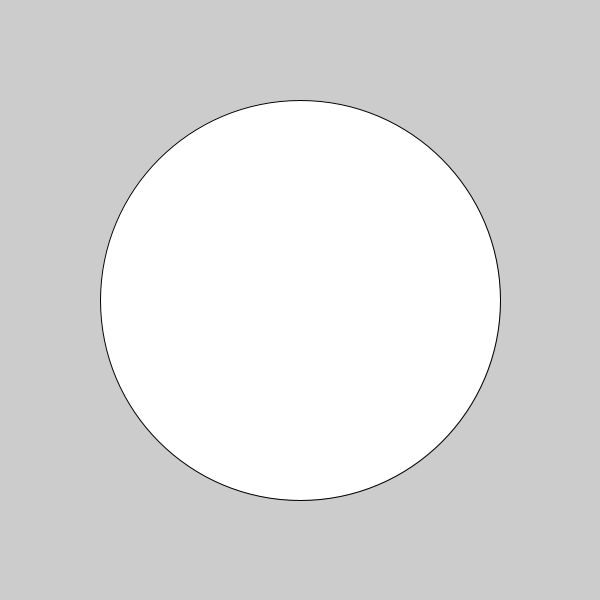
Frame 1 (no input)
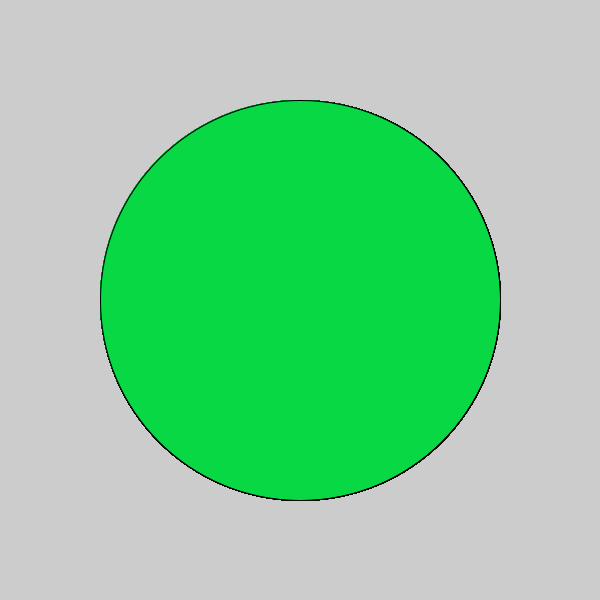
Frame 60 (the mouse pressed at the canvas centre just before this capture)
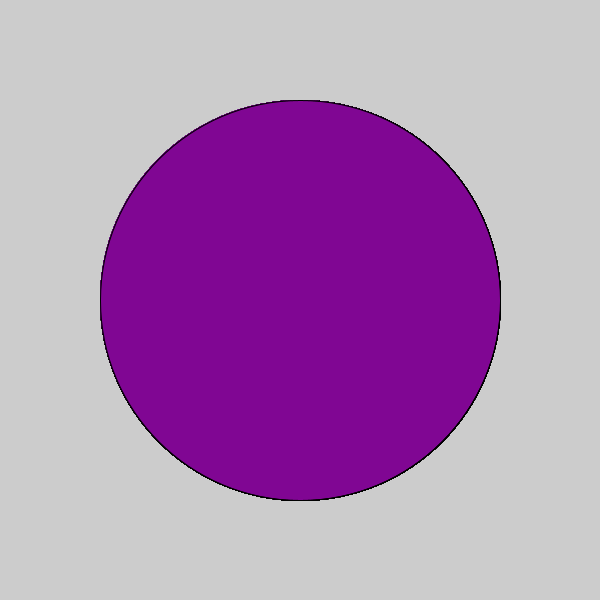
Frame 120 (the mouse held since frame 60 and released just before this capture)

The Processing sketch that drew these frames (run headless with seeded random() and noise(); from frame 60 on, the mouse is pressed at the canvas centre):

// Processing sketch: c_LogicalDot
// ── c_LogicalDot.pde

void setup() {
  
// 1. Set the size of the sketch. Make it 600 pixels square. 
  
size(600,600);
}

void draw() {
  
// 2. Draw an ellipse
// Run the program to make sure it works before moving on.
ellipse(300,300,400,400);

// 3. Change the color of the ellipse when the mouse is pressed.
//    Use the following code, but put your colors where indicated
//    Remember to use the   fill()  command to set colors.

if (mousePressed) {
 
   //  put one color here 
  fill(#800693);
} else {
  
   // put a different color here
  fill(#09D845);
}  
  
  
  
}
